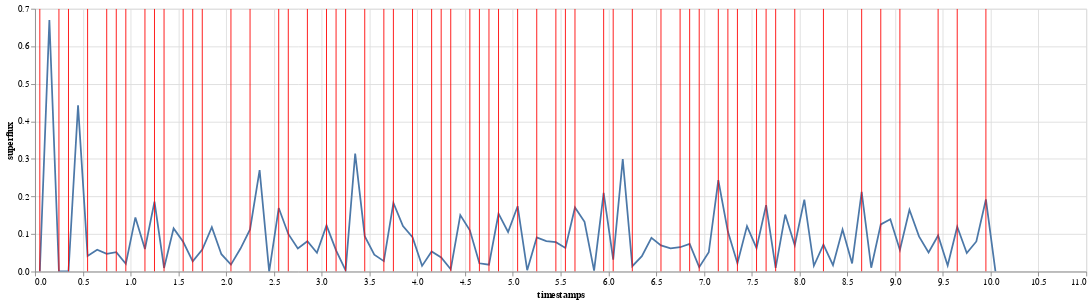

Notebook code cell kept with this figure:
### Code cell
base = alt.Chart(data[data["file"]==file])

superflux = base.mark_line().encode(x="timestamps", y="superflux")

onsets = alt.Chart(data[data["file"]==file][data["onset"]]).mark_rule(color='red').encode(
    x='timestamps'
)

(superflux + onsets).properties(width=1200).interactive()
